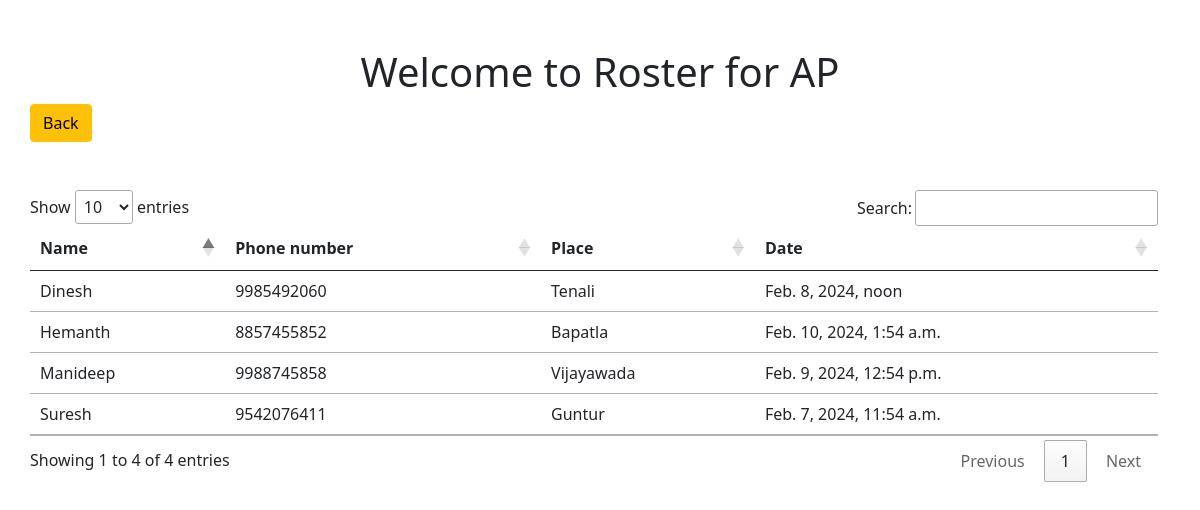
Screenshot of /speakers/ with the database file from the repository.
### app/models.py (models this page shows, shortened)
class Speakers(models.Model):
    Name = models.CharField(max_length=100)
    Phonenumber = models.CharField(max_length=10)
    Place = models.CharField(max_length=100)
    a_Date = models.DateTimeField(default=datetime.now())

### app/views.py (the view)
# urls.py: path('speakers/', speakers, name='speakers'),
def speakers(request):
    oSpeakers = Speakers.objects.all()
    return render(request, 'uifiles/Speakers.html',{'oSpeakers':oSpeakers})

### templates/uifiles/Speakers.html (shortened to what this page needs)
{% load static %}
<!doctype html>
<html lang="en">
<head>
    <link href="https://cdn.jsdelivr.net/npm/bootstrap@5.0.2/dist/css/bootstrap.min.css" rel="stylesheet"
>
    <link rel="stylesheet" type="text/css" href="https://cdn.datatables.net/1.11.5/css/jquery.dataTables.css">
</head>
<body>
    <div class="spacker_section">
        <div class="container-fuild">
            <div class="row">
                <div class="col-lg-12 col-12 mt-5">
                    <h1 class="text-light text-center text-dark">Welcome to Roster for AP</h1>
                </div>
            </div>
        </div>
        <div class="container ps-0">
            <div class="row">
                <div class="back-btn d-flex justify-content-between">
                   <a class="btn btn-warning" href="/">Back</a>
                </div>
                <div class="column mt-5">
                    <div class="row">
                        <div class="col-12">
                            <table id="contact-table" class="table is-fullwidth is-striped">
                                <thead>
                                    <tr>
                                        <th>Name</th>
                                        <th>Phone number</th>
                                        <th>Place</th>
                                        <th>Date</th>
                                    </tr>
                                </thead>
                                <tbody id="table-body">
                                {% for items in oSpeakers %}
                                <tr>
                                    <td>{{items.Name}}</td>
                                    <td>{{items.Phonenumber}}</td>
                                    <td>{{items.Place}}</td>
                                    <td>{{items.a_Date}}</td>
                                </tr>
                                {% endfor %}
                                </tbody>
                            </table>
                        </div>
                    </div>
                </div>
            </div>
        </div>
    </div>
</body>
</html>

### templates/uifiles/Speakers.html (style rules this page uses)
body { overflow-x: hidden; }
.container { overflow-x: hidden; }

### rows the page displays
Speakers: Name "Suresh", Phonenumber "9542076411", Place "Guntur", a_Date "Feb. 7, 2024, 11:54 a.m."
Speakers: Name "Dinesh", Phonenumber "9985492060", Place "Tenali", a_Date "Feb. 8, 2024, noon"
Speakers: Name "Manideep", Phonenumber "9988745858", Place "Vijayawada", a_Date "Feb. 9, 2024, 12:54 p.m."
Speakers: Name "Hemanth", Phonenumber "8857455852", Place "Bapatla", a_Date "Feb. 10, 2024, 1:54 a.m."
